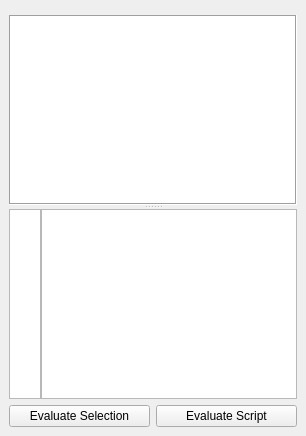
<?xml version="1.0" encoding="UTF-8"?>
<ui version="4.0">
 <class>Script_Editor_DockWidget</class>
 <widget class="QDockWidget" name="Script_Editor_DockWidget">
  <property name="windowTitle">
   <string>Script Editor</string>
  </property>
  <widget class="QWidget" name="Script_Editor_dockWidgetContents">
   <layout class="QGridLayout" name="Script_Editor_dockWidgetContents_gridLayout">
    <item row="0" column="0">
     <widget class="QFrame" name="menuBar_frame">
      <layout class="QGridLayout" name="menuBar_frame_gridLayout">
       <property name="margin">
        <number>0</number>
       </property>
      </layout>
     </widget>
    </item>
    <item row="1" column="0" colspan="2">
     <widget class="QSplitter" name="Script_Editor_splitter">
      <property name="orientation">
       <enum>Qt::Vertical</enum>
      </property>
      <widget class="QTextEdit" name="Script_Editor_Output_textEdit">
       <property name="minimumSize">
        <size>
         <width>0</width>
         <height>128</height>
        </size>
       </property>
       <property name="statusTip">
        <string>Script Editor Output Text Edit: Displays interactive console output.</string>
       </property>
       <property name="frameShape">
        <enum>QFrame::Box</enum>
       </property>
       <property name="acceptRichText">
        <bool>false</bool>
       </property>
       <property name="textInteractionFlags">
        <set>Qt::TextSelectableByKeyboard|Qt::TextSelectableByMouse</set>
       </property>
      </widget>
      <widget class="QWidget" name="">
       <layout class="QHBoxLayout" name="Script_Editor_Input_horizontalLayout">
        <property name="spacing">
         <number>0</number>
        </property>
        <item>
         <widget class="QTextEdit" name="Lines_Numbers_textEdit">
          <property name="maximumSize">
           <size>
            <width>32</width>
            <height>16777215</height>
           </size>
          </property>
          <property name="focusPolicy">
           <enum>Qt::NoFocus</enum>
          </property>
          <property name="statusTip">
           <string>Lines Numbers Text Edit: Displays &quot;Script_Editor_Input_textEdit&quot; QTextEdit lines numbers.</string>
          </property>
          <property name="verticalScrollBarPolicy">
           <enum>Qt::ScrollBarAlwaysOff</enum>
          </property>
          <property name="horizontalScrollBarPolicy">
           <enum>Qt::ScrollBarAlwaysOff</enum>
          </property>
          <property name="textInteractionFlags">
           <set>Qt::NoTextInteraction</set>
          </property>
         </widget>
        </item>
        <item>
         <widget class="QTextEdit" name="Script_Editor_Input_textEdit">
          <property name="statusTip">
           <string>Script Editor Input Text Edit: Allows interactive console interaction.</string>
          </property>
          <property name="lineWrapMode">
           <enum>QTextEdit::NoWrap</enum>
          </property>
         </widget>
        </item>
       </layout>
      </widget>
     </widget>
    </item>
    <item row="2" column="0" colspan="2">
     <layout class="QHBoxLayout" name="Buttons_horizontalLayout">
      <item>
       <widget class="QPushButton" name="Evaluate_Selection_pushButton">
        <property name="statusTip">
         <string>Evaluate Selection Push Button: Evaluates selected &quot;Script_Editor_Input_textEdit&quot; QTextEdit content as Python code.</string>
        </property>
        <property name="text">
         <string>Evaluate Selection</string>
        </property>
       </widget>
      </item>
      <item>
       <widget class="QPushButton" name="Evaluate_Script_pushButton">
        <property name="statusTip">
         <string>Evaluate Script Push Button: Evaluates &quot;Script_Editor_Input_textEdit&quot; QTextEdit content as Python code.</string>
        </property>
        <property name="text">
         <string>Evaluate Script</string>
        </property>
       </widget>
      </item>
     </layout>
    </item>
   </layout>
  </widget>
 </widget>
 <resources/>
 <connections/>
</ui>
